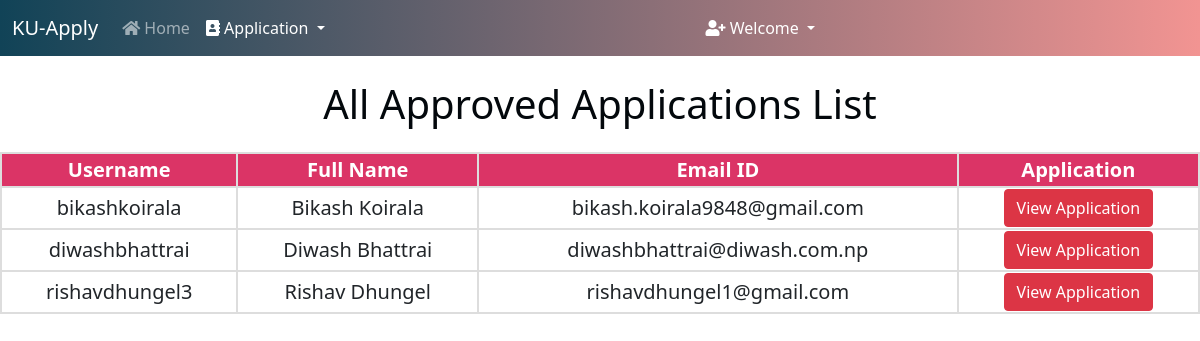
Screenshot of /approved_applications/ (signed in) with the database file from the repository.
### college/models.py (models this page shows, shortened)
class Application(models.Model):
    COURSES = (
    ('Bachelor of Business Information Systems', 'Bachelor of Business Information Systems'),
    ('Bachelor of Business Adminstration', 'Bachelor of Business Adminstration'),
    )
    STATUS = (
        ('Approved', 'Approved'),
        ('Pending', 'Pending'),
        ('Rejected', 'Rejected'),
    )
    user = models.OneToOneField(User, on_delete=models.CASCADE, blank=True, null=True)
    course = models.CharField(max_length=100, choices= COURSES)
    name = models.CharField(max_length=200)
    email = models.CharField(max_length=200)
    phone_no = models.CharField(max_length=200)
    address = models.TextField(max_length=200)
    student_profile = models.ImageField(upload_to="images")
    voucher = models.ImageField(upload_to="images", null=True)
    SLC_passing_certificate = models.ImageField(upload_to="images", null=True)
    SLC_percentage = models.DecimalField(max_digits=4, decimal_places=2, null=True)
    SLC_marksheet = models.ImageField(upload_to="images", null=True)
    SLC_passing_certificate = models.ImageField(upload_to="images", null=True)
    SLC_leaving_certificate = models.ImageField(upload_to="images", null=True)
    high_percentage = models.DecimalField(max_digits=4, decimal_places=2, null=True)
    high_marksheet = models.ImageField(upload_to="images", null=True)
    high_passing_certificate = models.ImageField(upload_to="images", null=True)
    high_leaving_certificate = models.ImageField(upload_to="images", null=True)
    Application_Status = models.TextField(max_length=100, choices=STATUS, default="Pending")
    message = models.TextField(max_length=100, default="", null=True, blank=True)

### college/views.py (the view)
# urls.py: path("approved_applications/", views.approved_applications, name="approved_applications"),
def approved_applications(request):
    if not request.user.is_superuser:
        return redirect("/login")
    approved = Application.objects.filter(Application_Status="Approved")
    return render(request, "approved_applications.html", {'approved':approved})

### college/templates/approved_applications.html (shortened to what this page needs)
{% extends 'admin.html' %}
    {% block body %}
    <h1 class="mt-4">All Approved Applications List</h1>
    <div class="users-table mt-4">
    <table>
        <tbody>
            <tr>
                <th>Username</th>
                <th>Full Name</th>
                <th>Email ID</th>
                <th>Application</th>
            </tr>
            {% for i in approved %}
            <tr>
                <td>{{i.user}}</td>
                <td>{{i.name}}</td>
                <td>{{i.email}}</td>
                <td><a href="/student_application/{{i.id}}/" class="btn btn-danger">View Application</a></td>
            </tr>
            {% endfor %}
        </tbody>
    </table>
    {% endblock %}

### college/templates/approved_applications.html (style rules this page uses)
h1 { text-align: center; color: #03080c; }
table { border-collapse: collapse; width: 100%; text-align: center; font-size: 20px; }
th { background-color: #db3466; color: white; }
th, td { border: 2px solid #ddd; }

### rows the page displays
Application: user "bikashkoirala", name "Bikash Koirala", email "bikash.koirala9848@gmail.com"
Application: user "diwashbhattrai", name "Diwash Bhattrai", email "diwashbhattrai@diwash.com.np"
Application: user "rishavdhungel3", name "Rishav Dhungel", email "rishavdhungel1@gmail.com"
